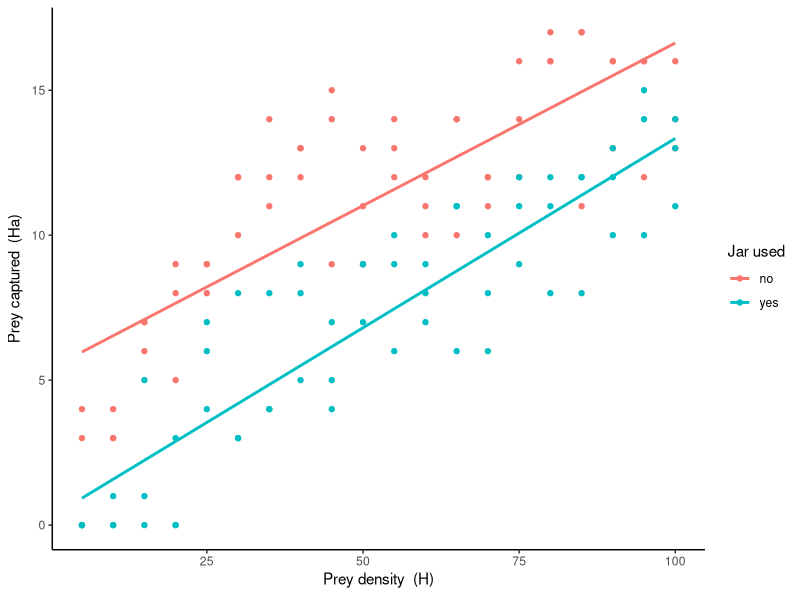

Source code (R):
## ---- chunk 1
knitr::opts_chunk$set(echo = TRUE)
## ---- chunk 2
# Functional response function
functional_response <- function(prey_density, lid_used, total_time){
  
  # Check jar type is inputted correctly
  if (!lid_used %in% c("yes", "no")) {
    stop("Lid used is not inputted correctly. Use 'yes' or 'no' in all lowercase")
  }
  if(lid_used == "yes"){
    Ha <- (0.2 * prey_density * total_time)/(1 + 0.2 * 0.03 * prey_density)
  }
  if(lid_used == "no"){
    Ha <- (0.7 * prey_density * total_time)/(1 + 0.7 * 0.05 * prey_density)
  }
  Ha <- Ha + sample(seq(-3,3), 1)
  if(Ha < 0){
    Ha <- 0
  }
  if(Ha > prey_density){
    Ha <- prey_density
  }
  # message("The number of prey caught is ", floor(Ha))
return(floor(Ha))
  }
## ---- chunk 3
# Set parameters for the function
total_time <- 1 # total foraging time in minutes
no_treatments <- seq(from = 5, to = 100, by = 5) # prey density treatments between 5 and 100
replications <- 3 # number of replications

# a numeric vector of prey densities for all treatments, jar types and replications 
prey_density <- rep(rep(no_treatments, replications),2) # repeated twice for each jar type

# a character vector of the jar type
lid_used <- sort(rep(c("no", "yes"), length(prey_density)/2)) # "yes" or "no"
## ---- chunk 4
# Create an empty list called prey_caught to populate 
prey_caught <- list()

for(i in seq_along(prey_density)){
  # Run the functional response for the nth observation in the vector prey_density representing all our observations and save it to the list
  prey_caught[[i]] <- functional_response(prey_density = prey_density[i],
                                         lid_used = lid_used[i],
                                         total_time = total_time)
  
  # Prepare the list for further analysis
  prey_caught[[i]] <-  cbind(prey_caught[[i]], prey_density[i]) # add a column for the prey density used to calculate the number of prey caught for that observation (row)
  prey_caught[[i]] <-  cbind(prey_caught[[i]], 1/prey_caught[[i]]) # add a column for the inverse of the number of prey caught - for statiscally parameterising the functional response
  prey_caught[[i]][,3] <-  ifelse(prey_caught[[i]][,3] == Inf, 0, prey_caught[[i]][,3]) # Housekeeping - turn undefined values of prey caught (from calculating 1 divided by 0) into 0. If the number of prey caught was 0
}

# Turn our list into a data frame
prey_caught <- data.frame(do.call("rbind", prey_caught))

# Label the columns
colnames(prey_caught) <- c("Ha", "H","Ha.1", "HT.1") # ".1 is inversed columns"

# Add type of lid used to our data frame
prey_caught$lid_used <- lid_used
## ---- chunk 5
library(tidyverse)

prey_caught %>% # Absolute values
  ggplot(aes(H, Ha, colour = lid_used)) +
  geom_point() +
  geom_smooth(method = "lm", se = FALSE, fullrange=TRUE) +
  labs(x = expression(paste("Prey density  (H)")),
       y = expression(paste("Prey captured  (Ha)")),
       colour = "Jar used") +
  theme_classic()

# Linear model
summary(lm(Ha.1 ~ HT.1 * lid_used, prey_caught))
